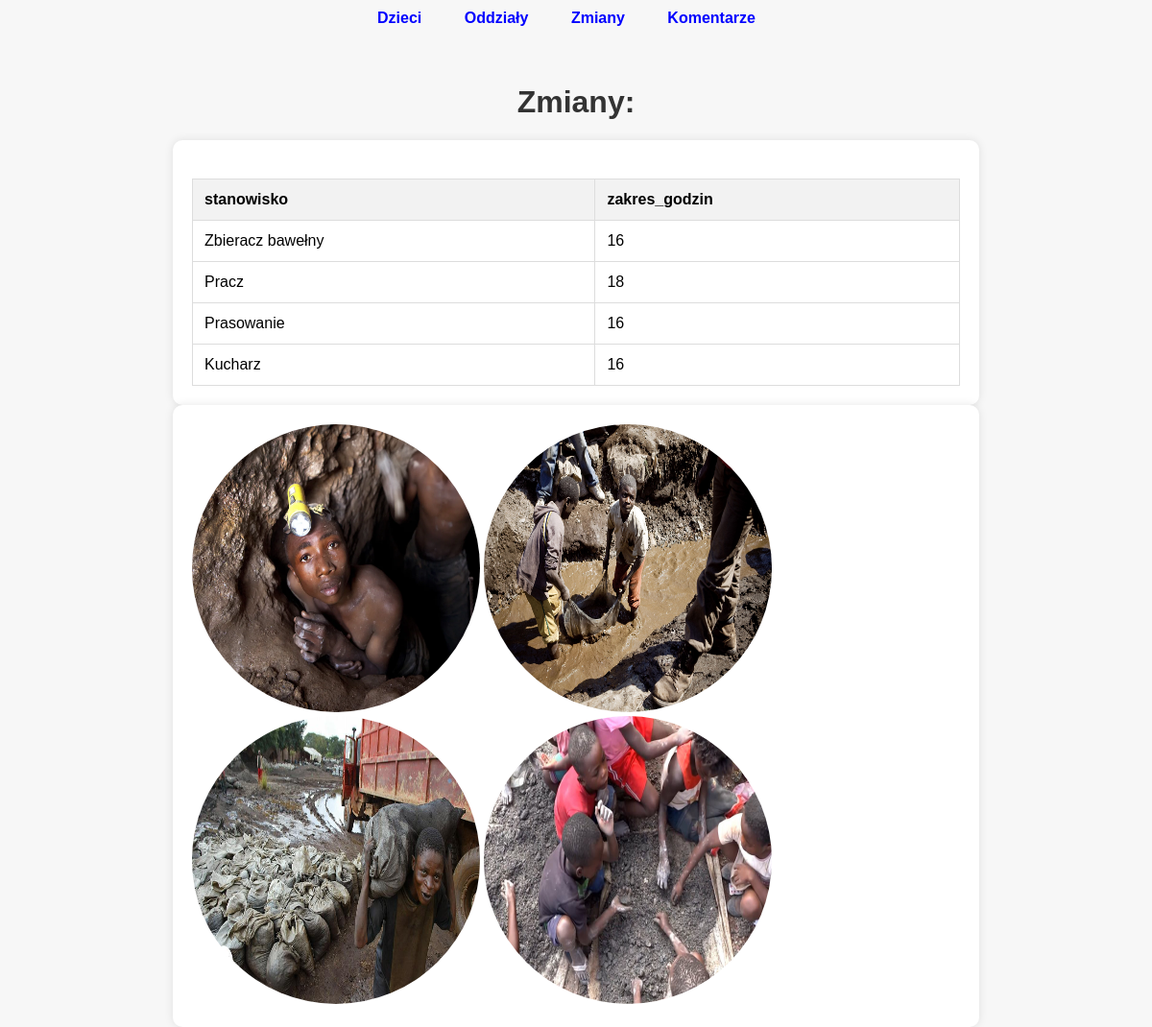
Screenshot of /zmiany with the database file from the repository.
### fabryka/models.py (models this page shows, shortened)
class Zmiana(Model):
    stanowisko = CharField(max_length=30)
    zakres_godzin = CharField(max_length=30)
    class Meta:
        verbose_name_plural = "Zmiany"

### fabryka/views.py (the view)
# urls.py: path('zmiany', zmiany, name="zmiany"),
def zmiany(request):
    zmiany = Zmiana.objects.all()
    context = {
        'zmiany': zmiany,
    }
    return render(request, 'fabryka/zmiany.html', context)

### fabryka/templates/fabryka/zmiany.html (shortened to what this page needs)
{% extends "fabryka/szablon.html" %}
{% block naglowek %}Zmiany:{% endblock %}
{% block zawartosc %}
            <thead>
              <tr>
                <th>stanowisko</th>
                <th>zakres_godzin</th>
              </tr>
            </thead>
            {% for zmiana in zmiany %}
            <tbody>
                <tr>
                  <td>{{zmiana.stanowisko}}</td>
                  <td>{{zmiana.zakres_godzin}}</td>
                </tr>
            </tbody>
            {% endfor %}
{% endblock %}

### fabryka/static/css/style.css (style rules this page uses)
body { font-family: Arial, sans-serif; background-color: #f7f7f7; margin: 0; padding: 0; }
.company-table th, .company-table td { border: 1px solid #ddd; padding: 12px; text-align: left; }
.company-table th { background-color: #f2f2f2; }

### rows the page displays
Zmiana: stanowisko "Zbieracz bawełny", zakres_godzin "16"
Zmiana: stanowisko "Pracz", zakres_godzin "18"
Zmiana: stanowisko "Prasowanie", zakres_godzin "16"
Zmiana: stanowisko "Kucharz", zakres_godzin "16"
